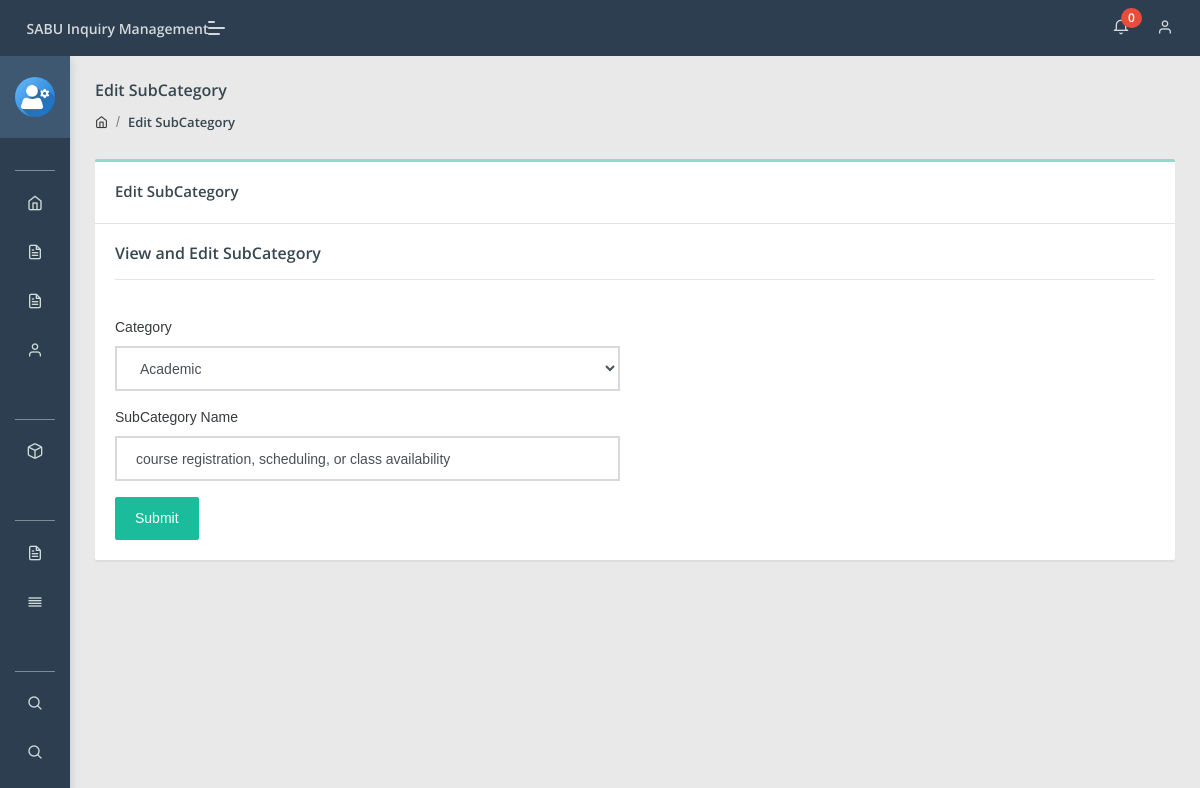
Page /admin/edit-subcategory.php?id=10 (signed in) on the committed database.
### tables this page shows
CREATE TABLE `subcategory` (
  `id` int NOT NULL,
  `categoryid` int DEFAULT NULL,
  `subcategory` varchar(255) DEFAULT NULL,
  `creationDate` timestamp NULL DEFAULT CURRENT_TIMESTAMP,
  `updationDate` timestamp NULL DEFAULT NULL ON UPDATE CURRENT_TIMESTAMP
);

CREATE TABLE `category` (
  `id` int NOT NULL,
  `categoryName` varchar(255) DEFAULT NULL,
  `categoryDescription` longtext,
  `creationDate` timestamp NULL DEFAULT CURRENT_TIMESTAMP,
  `updationDate` timestamp NULL DEFAULT NULL ON UPDATE CURRENT_TIMESTAMP
);

### admin/edit-subcategory.php (the view, shortened to what this page needs)
<?php
include('include/config.php');
if(strlen($_SESSION['aid'])==0)
	{
header('location:index.php');
}
else{
	?>
<!DOCTYPE html>
<html lang="en">
<head>
    <link rel="stylesheet" href="assets/css/style.css">
</head>
<body class="">
	<?php include('include/sidebar.php');?>
	<?php include('include/header.php');?>
<section class="pcoded-main-container">
    <div class="pcoded-content">
        <div class="page-header">
            <div class="page-block">
                <div class="row align-items-center">
                    <div class="col-md-12">
                        <div class="page-header-title">
                            <h5 class="m-b-10">Edit SubCategory</h5>
                        </div>
                        <ul class="breadcrumb">
                            <li class="breadcrumb-item"><a href="dashboard.php"><i class="feather icon-home"></i></a></li>
                            <li class="breadcrumb-item"><a href="subcategory.php">Edit SubCategory</a></li>
                        </ul>
                    </div>
                </div>
            </div>
        </div>
        <div class="row">
            <div class="col-sm-12">
                <div class="card">
                    <div class="card-header">
                        <h5>Edit SubCategory</h5>
                    </div>
                    <div class="card-body">
                        <h5>View and Edit SubCategory</h5>
                        <hr>
                        <div class="row">
                            <div class="col-md-6">
                            	<?php
$id=intval($_GET['id']);
$query=mysqli_query($con,"select category.id,category.categoryName,subcategory.subcategory from subcategory join category on category.id=subcategory.categoryid where subcategory.id='$id'");
while($row=mysqli_fetch_array($query))
{
?>
                                <form method="post">
                                    <br />
                                    <div class="form-group">
                                        <label for="exampleInputEmail1">Category</label>
                                        <select name="category" class="form-control" required>
<option value="<?php echo htmlentities($row['id']);?>"><?php echo htmlentities($catname=$row['categoryName']);?></option>
</select>
                                    </div>
                                      <div class="form-group">
                                        <label for="exampleInputEmail1">SubCategory Name</label>
<input type="text" placeholder="Enter category Name"  name="subcategory" value="<?php echo  htmlentities($row['subcategory']);?>" class="form-control" required>
                                    </div>
                                    <button type="submit" class="btn  btn-primary" name="submit">Submit</button>
                                </form><?php } ?>
                            </div>
                        </div>
                    </div>
                </div>
            </div>
        </div>
    </div>
</section>
</body>
</html>
<?php } ?>

### rows in the picture
subcategory: category "Academic", subcategory "course registration, scheduling, or class availability"

### other values in the picture
$num1 "0"
